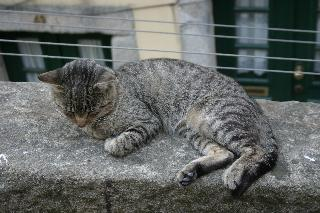
#> input picture A2/inputs/dd/15_10_s.jpg, 320 x 213 px; its folder holds only this picture in this run
$ jupyter execute --allow-errors 2019459_q4.ipynb
#> lines starting #> are read from the running program, lines starting #| are printed output that depends on the picture; after the words box and inside, x2 and y2 are one past the last pixel; in counts of white or black regions, pixels touching at a corner belong together
[cell 1]
import cv2
import numpy as np
import pandas as pd
import matplotlib.pyplot as plt
import os
import shutil

[cell 2]
def load_images(folder):
#> called with folder = '../../inputs/dd/'
    images = []
    for filename in os.listdir(folder):
        img = cv2.imread(os.path.join(folder,filename))
#> img is the input picture: shape (213, 320, 3); mean B, G, R 99.5, 101.8, 97.8
        if img is not None:
            images.append(img)
    return images

[cell 3]
imgs = load_images('../../inputs/dd/')
#> imgs = 1 item

[cell 4]
img = cv2.imread('../../inputs/15_19_s.jpg')
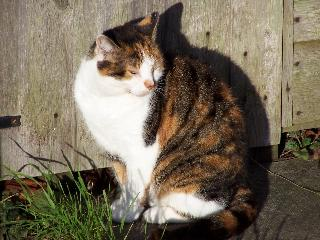
#> input picture A2/inputs/15_19_s.jpg, 320 x 240 px
#> img is the input picture: shape (240, 320, 3); mean B, G, R 90.5, 108.3, 119.1
# pyplot uses rgb so image is reversed before displaying
plt.imshow(img[:,:,::-1])

[cell 5]
gray = cv2.cvtColor(img, cv2.COLOR_BGR2GRAY)
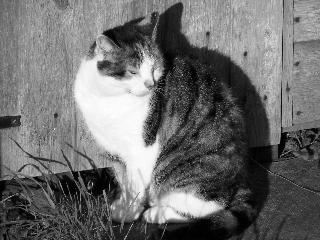
#> gray: shape (240, 320); min 0, max 255, mean 109.5
plt.imshow(gray, cmap='gray')

## Corner detection

[cell 6]
corners = cv2.goodFeaturesToTrack(gray, 40, 0.01, 10)
#> corners = 40 rows, first 8: [103, 190], [103, 33], [20, 116], [156, 80], [80, 172], [287, 134], [151, 206], [88, 188]
corners = np.int0(corners)

# marking the corners
for i in corners:
    x, y = i.ravel()
    cv2.circle(img, (x, y), 2, (0, 0, 255), -1)
#> this loop made 40 passes
#> (x, y) on passes 1 to 12: (103, 190), (103, 33), (20, 116), (156, 80), (80, 172), (287, 134), (151, 206), (88, 188), (92, 168), (158, 181), (246, 52), (28, 203)
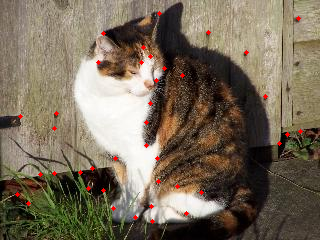
#> img: shape (240, 320, 3); 0.68% of pixels changed, all inside (x1, y1, x2, y2) = (15, 11, 303, 224)

plt.imshow(img[:,:,::-1])

### Creating patches and lbp features

[cell 7]
def rounder(img, pixel, i, j):
    ret = 0
    height, width = img.shape
    if(i<0 or j<0 or i>=height or j>=width):
        return ret
    val = img[i][j]
    if val>=pixel:
        ret = 1
    return int(ret)

def lbped(img, i, j):
    pixel = img[i][j]
    binary = []

    # lbp
    binary.append(rounder(img, pixel, i-1, j-1))
    binary.append(rounder(img, pixel, i-1, j))
    binary.append(rounder(img, pixel, i-1, j+1))
    binary.append(rounder(img, pixel, i, j+1))
    binary.append(rounder(img, pixel, i+1, j+1))
    binary.append(rounder(img, pixel, i+1, j))
    binary.append(rounder(img, pixel, i+1, j-1))
    binary.append(rounder(img, pixel, i, j-1))

    # converting to decimal
    ret = 0
    for bit in binary:
        ret = (ret << 1) | bit
    return int(ret)

def lbper(img):
    lbpimg = np.zeros_like(img)
    height, width = img.shape
    for i in range(0, height):
        for j in range(0, width):
            lbpimg[i][j] = lbped(img, i, j)
    # border values are removed
    return lbpimg[1:height-1, 1:width-1]

[cell 8]
# radius = (size of patch - 1) / 2
rad = 5
# patch is 11x11

[cell 9]
search_feature = np.array((), int)
search_hist = np.zeros(256, int)
l, b = gray.shape
#> l = 240; b = 320

# only the 25 best and viable corners are chosen
count = 0
for corner in corners:
    if(count>24):
        break
    w, h = corner[0]
    if(h-rad<0 or w-rad<0 or h+rad>l or w+rad>b):
        continue
    count += 1
    patch = gray[h-rad:h+rad+1, w-rad:w+rad+1]
    lbpatch = lbper(patch)
    histo = cv2.calcHist([lbpatch],[0],None,[256],[0,256])
    histo = histo.astype(int)
    arr = np.zeros(256, int)
    for k in range(256):
        arr[k] = histo[k][0]
        search_hist[k] += arr[k]
    search_feature = np.concatenate((search_feature, arr))
#> this loop made 26 passes
#> (w, h, count) on pass 1: (103, 190, 1)

[cell 10]
search_feature.shape
#> Out = (6400,)

[cell 11]
search_hist
#> Out = 256 values, max 150 at index 255, min 0 at index 21, mean 7.91

### Creating histograms for dataset images

[cell 12]
def histomaker(gray, corners):
    feature = np.array((), int)
    cumu_hist = np.zeros(256, int)
    l, b = gray.shape
    count = 0

    for corner in corners:
        if(count>24):
            break
        w, h = corner[0]
        if(h-rad<0 or w-rad<0 or h+rad>l or w+rad>b):
            continue
        count += 1
        patch = gray[h-rad:h+rad+1, w-rad:w+rad+1]
        lbpatch = lbper(patch)
        histo = cv2.calcHist([lbpatch],[0],None,[256],[0,256])
        histo = histo.astype(int)
        arr = np.zeros(256, int)
        for k in range(256):
            arr[k] = histo[k][0]
            cumu_hist[k] += arr[k]
        feature = np.concatenate((feature, arr))

    return feature, cumu_hist

def process(img):
    gray = cv2.cvtColor(img, cv2.COLOR_BGR2GRAY)
    corners = cv2.goodFeaturesToTrack(gray, 40, 0.01, 10)
    corners = np.int0(corners)

    # [0] for method 1, [1] for method 2
    return histomaker(gray, corners)[0]

[cell 13]
histos = []
for image in imgs:
    histos.append(process(image))
#> this loop made 1 pass

[cell 14]
distances = dict()

# search_feature for method 1, search_hist for method 2
for i in range(len(histos)):
    distances[i] = ((histos[i] - search_feature)**2).sum()

[cell 15]
distances
#> Out = {0: 6898}

### Choosing k nearest images

[cell 16]
sorted_index = sorted(distances, key=distances.get)
for i in sorted_index:
    print(i, distances[i])
